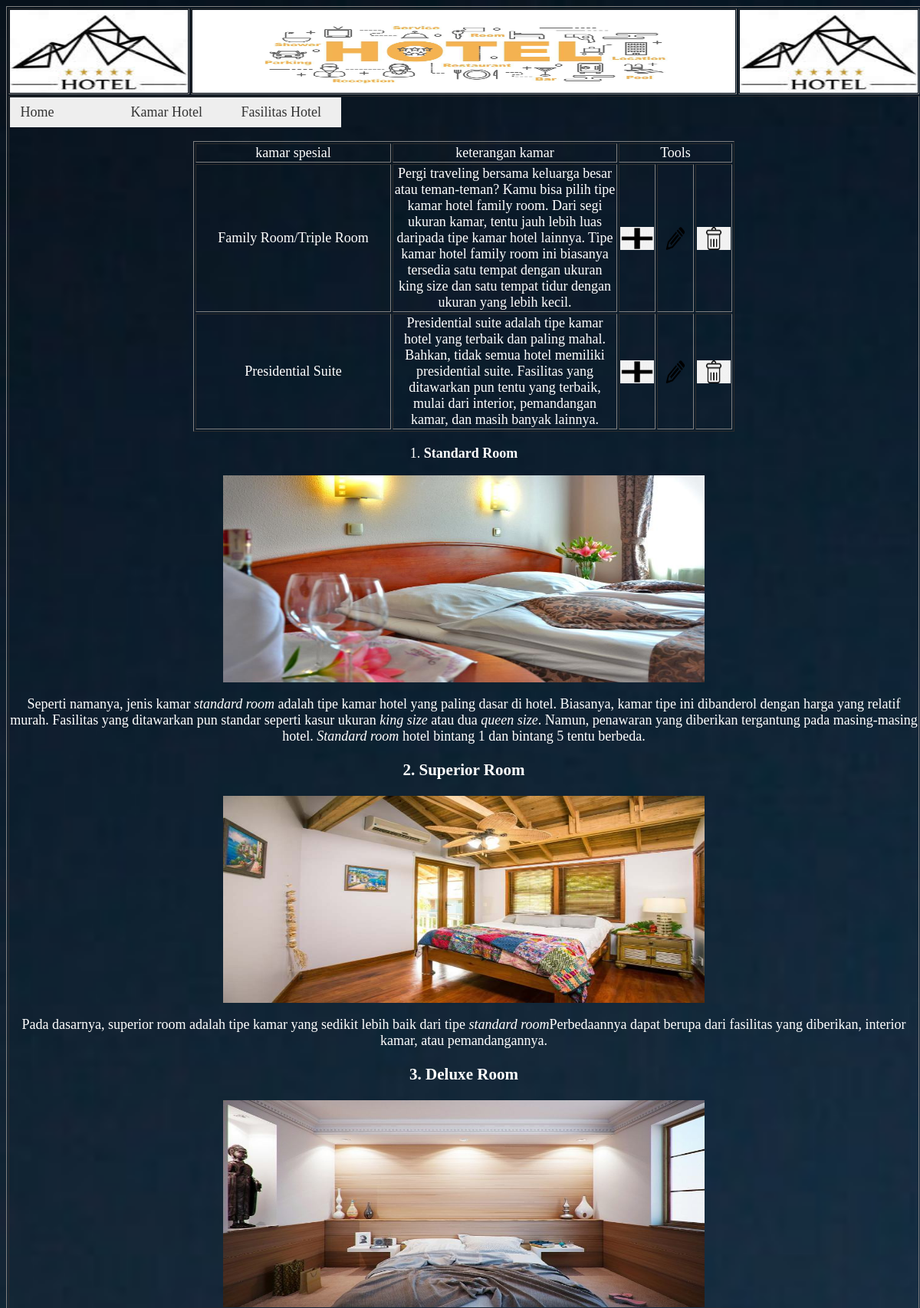
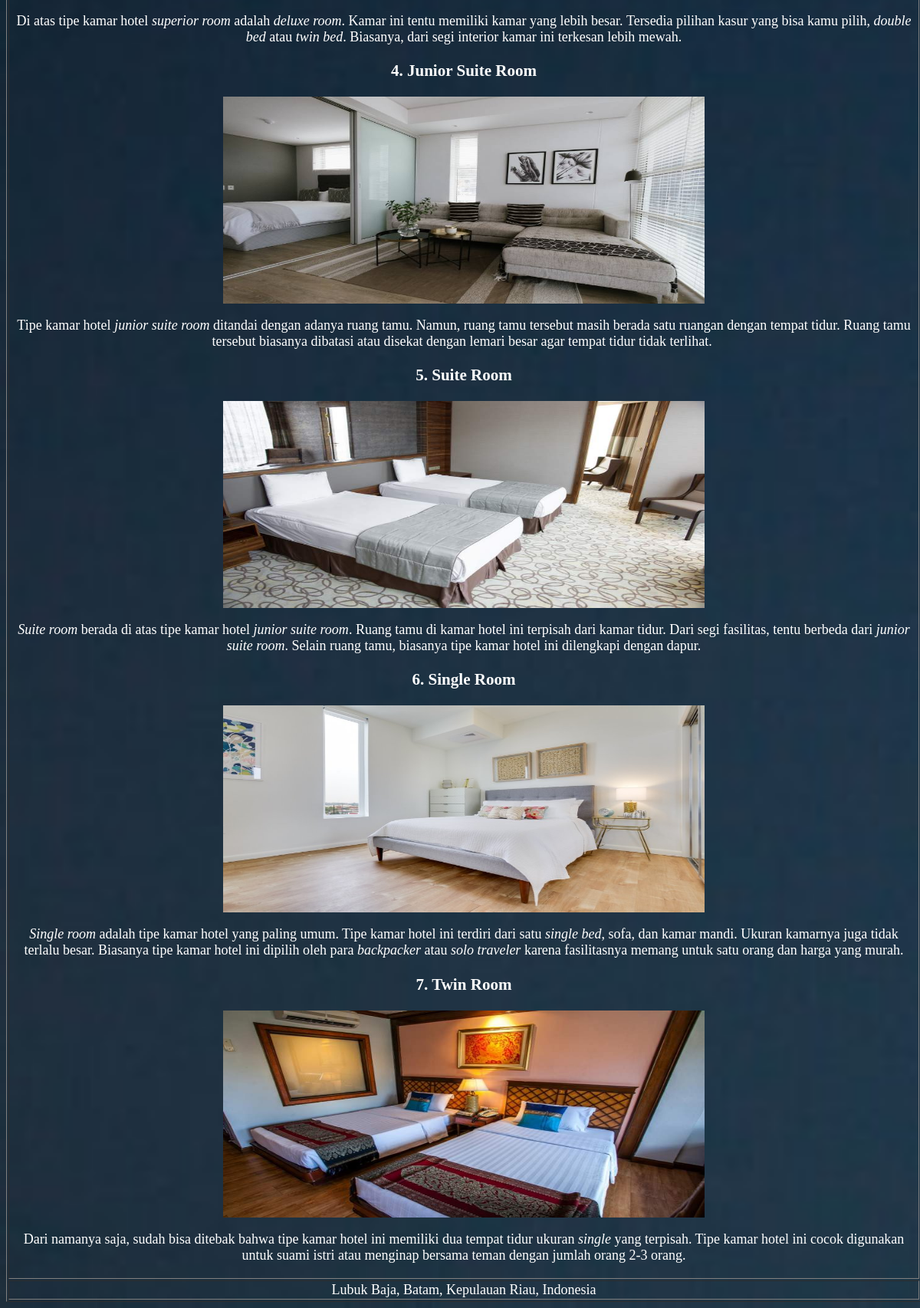
The app's page /kamarhoteladmin.php with its own data (2 pictures, top to bottom).
### tables this page shows
CREATE TABLE IF NOT EXISTS `kamar` (
  `kamarspesial` varchar(700) NOT NULL,
  `keterangankamar` varchar(700) NOT NULL,
  PRIMARY KEY (`kamarspesial`)
);

### kamarhoteladmin.php (the view, shortened to what this page needs)
<?php require_once('Connections/hotel1.php'); ?>
<?php
$query_kamaradmin = "SELECT * FROM kamar";
$kamaradmin = mysql_query($query_kamaradmin, $hotel1) or die(mysql_error());
$row_kamaradmin = mysql_fetch_assoc($kamaradmin);
?>
<!DOCTYPE html PUBLIC "-//W3C//DTD XHTML 1.0 Transitional//EN" "http://www.w3.org/TR/xhtml1/DTD/xhtml1-transitional.dtd">
<html xmlns="http://www.w3.org/1999/xhtml">
<head>
<link href="SpryAssets/SpryMenuBarHorizontal.css" rel="stylesheet" type="text/css" />
</head>
<body>
<table width="1124" height="561" border="1" align="center">
  <tr>
    <td width="109" height="88"><img src="image/logo.jpg" width="232" height="108" /></td>
    <td width="755"><img src="image/banner.jpg" width="708" height="108" /></td>
    <td width="109"><img src="image/logo.jpg" alt="" width="232" height="108" /></td>
  </tr>
  <tr>
    <td height="416" colspan="3" align="left" valign="middle"><ul id="MenuBar1" class="MenuBarHorizontal">
      <li><a href="homeadmin.php">Home</a></li>
      <li><a href="kamarhoteladmin.php">Kamar Hotel</a></li>
      <li><a href="fasilitashoteladmin.php">Fasilitas Hotel</a></li>
    </ul>
      <p>&nbsp;</p>
      <table width="706" border="1" align="center">
        <tr>
          <td width="251">kamar spesial</td>
          <td width="289" align="center">keterangan kamar</td>
          <td colspan="3">Tools</td>
        </tr>
        <?php do { ?>
          <tr>
            <td><?php echo $row_kamaradmin['kamarspesial']; ?></td>
            <td align="center"><?php echo $row_kamaradmin['keterangankamar']; ?></td>
            <td width="44"><a href="kamarhoteltambah.php"><img src="image/tambah.png" alt="" width="44" height="30" /></a></td>
            <td width="44"><a href="kamarhoteledit.php?kamarspesial=<?php echo $row_kamaradmin['']; ?>"><img src="image/edit.png" width="44" height="30" /></a></td>
            <td width="44"><a href="kamarhoteldelete.php?kamarspesial=<?php echo $row_kamaradmin['kamarspesial']; ?>"><img src="image/hapus.png" width="44" height="30" /></a></td>
          </tr>
          <?php } while ($row_kamaradmin = mysql_fetch_assoc($kamaradmin)); ?>
      </table>
      <p>1. <strong>Standard Room</strong></p>
      <p><img src="image/1.-standard-room-sumber-gambar-Pixabay.jpg" width="628" height="270" /></p>
      <p>Seperti namanya, jenis kamar <em>standard room</em> adalah tipe kamar hotel yang paling dasar di hotel. Biasanya, kamar tipe ini dibanderol dengan harga yang relatif murah. Fasilitas yang ditawarkan pun standar seperti kasur ukuran <em>king size</em> atau dua <em>queen size</em>. Namun, penawaran yang diberikan tergantung pada masing-masing hotel. <em>Standard room </em>hotel bintang 1 dan bintang 5 tentu berbeda.</p>
      <h3><strong>2. Superior Room</strong></h3>
      <p><img src="image/2.-Superior-Room-sumber-gambar-Pixabay.jpg" width="628" height="270" /></p>
      <p>Pada dasarnya, superior room adalah tipe kamar yang sedikit lebih baik dari tipe <em>standard room</em>Perbedaannya dapat berupa dari fasilitas yang diberikan, interior kamar, atau pemandangannya.</p>
      <h3><strong>3. Deluxe Room</strong></h3>
      <p><img src="image/3.-Deluxe-Room-sumber-gambar-Pixabay.jpg" width="628" height="270" /></p>
      <p>Di atas tipe kamar hotel <em>superior room</em> adalah <em>deluxe room</em>. Kamar ini tentu memiliki kamar yang lebih besar. Tersedia pilihan kasur yang bisa kamu pilih, <em>double bed</em> atau <em>twin bed</em>. Biasanya, dari segi interior kamar ini terkesan lebih mewah.</p>
      <h3><strong>4. Junior Suite Room</strong></h3>
      <p><img src="image/4.-Junior-Suite-Room-sumber-gambar-Pixabay.jpg" width="628" height="270" /></p>
      <p>Tipe kamar hotel <em>junior suite room</em> ditandai dengan adanya ruang tamu. Namun, ruang tamu tersebut masih berada satu ruangan dengan tempat tidur. Ruang tamu tersebut biasanya dibatasi atau disekat dengan lemari besar agar tempat tidur tidak terlihat. </p>
      <h3><strong>5. Suite Room</strong></h3>
      <p><img src="image/5.-Suite-Room-sumber-gambar-Pixabay.jpg" width="628" height="270" /></p>
      <p><em>Suite room</em> berada di atas tipe kamar hotel <em>junior suite room</em>. Ruang tamu di kamar hotel ini terpisah dari kamar tidur. Dari segi fasilitas, tentu berbeda dari <em>junior suite room</em>. Selain ruang tamu, biasanya tipe kamar hotel ini dilengkapi dengan dapur.</p>
      <h3><strong>6. Single Room</strong></h3>
      <p><img src="image/1.-Single-Room-sumber-gambar-Pixabay.jpg" width="628" height="270" /></p>
      <p><em>Single room</em> adalah tipe kamar hotel yang paling umum. Tipe kamar hotel ini terdiri dari satu <em>single bed</em>, sofa, dan kamar mandi. Ukuran kamarnya juga tidak terlalu besar. Biasanya tipe kamar hotel ini dipilih oleh para <em>backpacker</em> atau <em>solo traveler</em> karena fasilitasnya memang untuk satu orang dan harga yang murah.</p>
      <h3><strong>7. Twin Room</strong></h3>
      <p><img src="image/2.-Twin-Room-sumber-gambar-Palmtree-Resort.jpg" width="628" height="270" /></p>
    <p>Dari namanya saja, sudah bisa ditebak bahwa tipe kamar hotel ini memiliki dua tempat tidur ukuran <em>single</em> yang terpisah. Tipe kamar hotel ini cocok digunakan untuk suami istri atau menginap bersama teman dengan jumlah orang 2-3 orang.</p></td>
  </tr>
  <tr>
    <td colspan="3">Lubuk Baja, Batam, Kepulauan Riau, Indonesia</td>
  </tr>
</table>
</body>
</html>

### SpryAssets/SpryMenuBarHorizontal.css (style rules this page uses)
ul.MenuBarHorizontal { margin: 0; padding: 0; list-style-type: none; font-size: 100%; cursor: default; width: auto; }
ul.MenuBarHorizontal li { margin: 0; padding: 0; list-style-type: none; font-size: 100%; position: relative; text-align: left; cursor: pointer; width: 8em; float: left; }
ul.MenuBarHorizontal a { display: block; cursor: pointer; background-color: #EEE; padding: 0.5em 0.75em; color: #333; text-decoration: none; }

### kamarhoteladmin.php (style rules this page uses)
body,td,th { font-size: 18px; color: #FFF; text-align: center; }
body { background-color: #D6D6D6; background-image: url(image/bg.jpg); background-size: cover; background-repeat: no-repeat; }

### records on screen
kamar: kamarspesial "Family Room/Triple Room", keterangankamar "Pergi traveling bersama keluarga besar atau teman-teman? Kamu bisa pilih tipe kamar hotel family room. Dari segi ukuran kamar, tentu jauh lebih luas daripada tipe kamar hotel lainnya. Tipe kamar hotel family room ini biasanya tersedia satu tempat dengan ukuran king size dan satu tempat tidur dengan ukuran yang lebih kecil."
kamar: kamarspesial "Presidential Suite", keterangankamar "Presidential suite adalah tipe kamar hotel yang terbaik dan paling mahal. Bahkan, tidak semua hotel memiliki presidential suite. Fasilitas yang ditawarkan pun tentu yang terbaik, mulai dari interior, pemandangan kamar, dan masih banyak lainnya."
